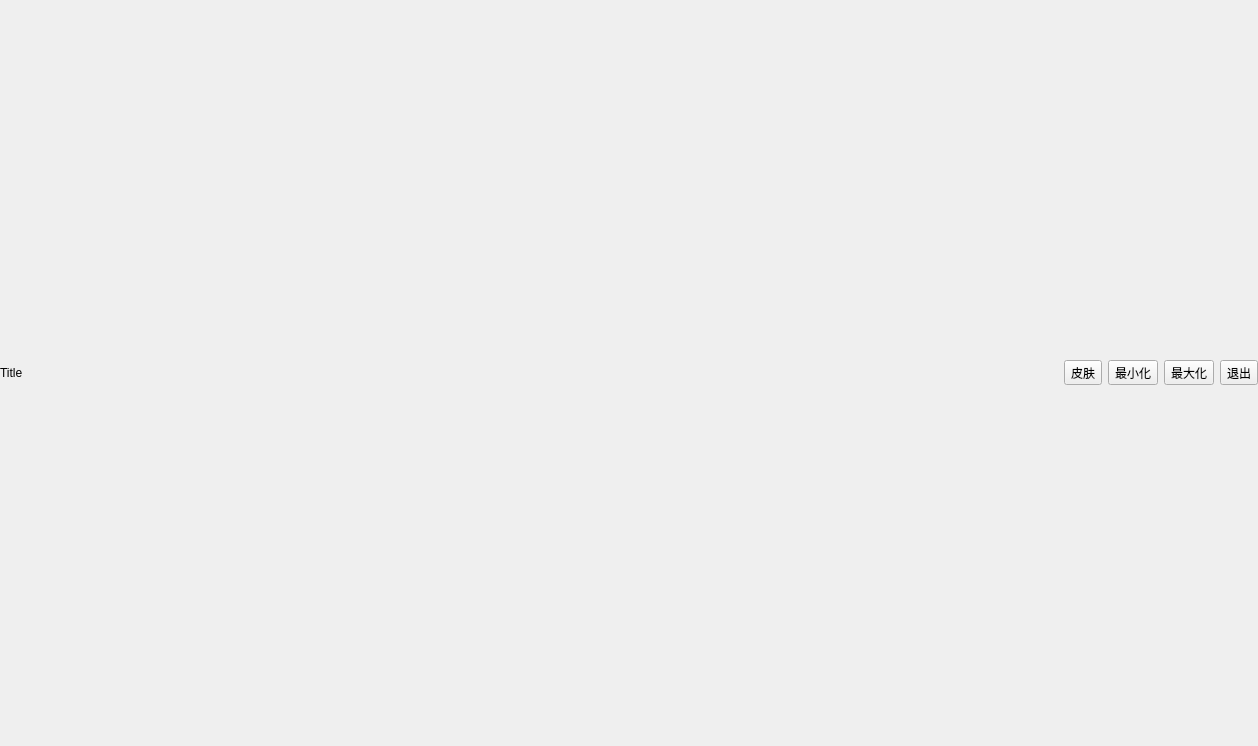
<?xml version="1.0" encoding="UTF-8"?>
<ui version="4.0">
 <class>FramelessWidget</class>
 <widget class="QWidget" name="FramelessWidget">
  <property name="geometry">
   <rect>
    <x>0</x>
    <y>0</y>
    <width>1258</width>
    <height>746</height>
   </rect>
  </property>
  <property name="windowTitle">
   <string>MainWidget</string>
  </property>
  <layout class="QVBoxLayout" name="verticalLayout">
   <property name="leftMargin">
    <number>0</number>
   </property>
   <property name="rightMargin">
    <number>0</number>
   </property>
   <item>
    <widget class="QWidget" name="titleWidget" native="true">
     <property name="minimumSize">
      <size>
       <width>0</width>
       <height>0</height>
      </size>
     </property>
     <property name="maximumSize">
      <size>
       <width>16777215</width>
       <height>40</height>
      </size>
     </property>
     <layout class="QHBoxLayout" name="horizontalLayout">
      <property name="leftMargin">
       <number>0</number>
      </property>
      <property name="topMargin">
       <number>0</number>
      </property>
      <property name="rightMargin">
       <number>0</number>
      </property>
      <property name="bottomMargin">
       <number>0</number>
      </property>
      <item>
       <widget class="QLabel" name="labelFramelessTitle">
        <property name="text">
         <string>Title</string>
        </property>
       </widget>
      </item>
      <item>
       <spacer name="horizontalSpacer">
        <property name="orientation">
         <enum>Qt::Horizontal</enum>
        </property>
        <property name="sizeHint" stdset="0">
         <size>
          <width>40</width>
          <height>20</height>
         </size>
        </property>
       </spacer>
      </item>
      <item>
       <widget class="QToolButton" name="toolButtonSkin">
        <property name="maximumSize">
         <size>
          <width>16777215</width>
          <height>16777215</height>
         </size>
        </property>
        <property name="text">
         <string>皮肤</string>
        </property>
       </widget>
      </item>
      <item>
       <widget class="QToolButton" name="toolButtonMinimized">
        <property name="maximumSize">
         <size>
          <width>16777215</width>
          <height>16777215</height>
         </size>
        </property>
        <property name="text">
         <string>最小化</string>
        </property>
       </widget>
      </item>
      <item>
       <widget class="QToolButton" name="toolButtonMaximized">
        <property name="maximumSize">
         <size>
          <width>16777215</width>
          <height>16777215</height>
         </size>
        </property>
        <property name="text">
         <string>最大化</string>
        </property>
       </widget>
      </item>
      <item>
       <widget class="QToolButton" name="toolButtonExit">
        <property name="maximumSize">
         <size>
          <width>16777215</width>
          <height>16777215</height>
         </size>
        </property>
        <property name="text">
         <string>退出</string>
        </property>
       </widget>
      </item>
     </layout>
    </widget>
   </item>
  </layout>
 </widget>
 <layoutdefault spacing="6" margin="11"/>
 <resources/>
 <connections/>
</ui>
